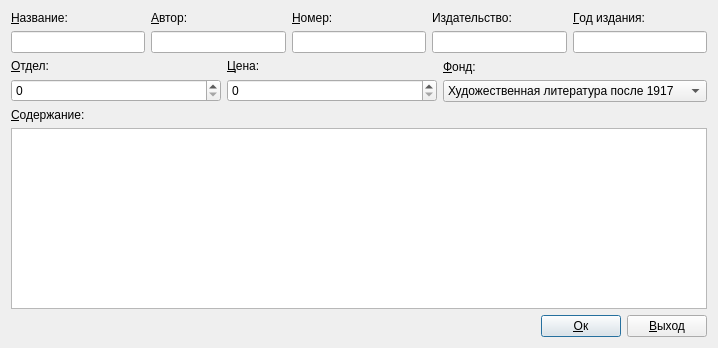
<?xml version="1.0" encoding="UTF-8"?>
<ui version="4.0">
 <class>edd</class>
 <widget class="QDialog" name="edd">
  <property name="geometry">
   <rect>
    <x>0</x>
    <y>0</y>
    <width>718</width>
    <height>348</height>
   </rect>
  </property>
  <property name="windowTitle">
   <string>Добавление книг</string>
  </property>
  <layout class="QGridLayout" name="gridLayout">
   <item row="1" column="0">
    <layout class="QHBoxLayout" name="horizontalLayout_3">
     <item>
      <layout class="QVBoxLayout" name="verticalLayout_5"/>
     </item>
     <item>
      <layout class="QVBoxLayout" name="verticalLayout_8">
       <item>
        <widget class="QLabel" name="label">
         <property name="text">
          <string>&amp;Отдел:    </string>
         </property>
         <property name="buddy">
          <cstring>otdel</cstring>
         </property>
        </widget>
       </item>
       <item>
        <widget class="QSpinBox" name="otdel"/>
       </item>
      </layout>
     </item>
     <item>
      <layout class="QVBoxLayout" name="verticalLayout_9">
       <item>
        <widget class="QLabel" name="label_2">
         <property name="text">
          <string>&amp;Цена:        </string>
         </property>
         <property name="buddy">
          <cstring>price</cstring>
         </property>
        </widget>
       </item>
       <item>
        <widget class="QSpinBox" name="price">
         <property name="maximum">
          <number>10000</number>
         </property>
         <property name="singleStep">
          <number>50</number>
         </property>
        </widget>
       </item>
      </layout>
     </item>
     <item>
      <layout class="QVBoxLayout" name="verticalLayout_4">
       <item>
        <widget class="QLabel" name="label_3">
         <property name="text">
          <string>&amp;Фонд:</string>
         </property>
         <property name="buddy">
          <cstring>comboBox</cstring>
         </property>
        </widget>
       </item>
       <item>
        <widget class="QComboBox" name="comboBox">
         <property name="cursor">
          <cursorShape>PointingHandCursor</cursorShape>
         </property>
         <item>
          <property name="text">
           <string>Художественная литература после 1917</string>
          </property>
         </item>
         <item>
          <property name="text">
           <string>Художественная литература до 1917</string>
          </property>
         </item>
         <item>
          <property name="text">
           <string>Зарубежная литература</string>
          </property>
         </item>
         <item>
          <property name="text">
           <string>Детская литература</string>
          </property>
         </item>
         <item>
          <property name="text">
           <string>Учебный фонд</string>
          </property>
         </item>
         <item>
          <property name="text">
           <string>Ценный фонд</string>
          </property>
         </item>
        </widget>
       </item>
      </layout>
     </item>
    </layout>
   </item>
   <item row="2" column="0">
    <widget class="QLabel" name="label_4">
     <property name="text">
      <string>&amp;Содержание:</string>
     </property>
     <property name="buddy">
      <cstring>content</cstring>
     </property>
    </widget>
   </item>
   <item row="4" column="0">
    <layout class="QHBoxLayout" name="horizontalLayout_2">
     <item>
      <spacer name="horizontalSpacer">
       <property name="orientation">
        <enum>Qt::Horizontal</enum>
       </property>
       <property name="sizeHint" stdset="0">
        <size>
         <width>40</width>
         <height>20</height>
        </size>
       </property>
      </spacer>
     </item>
     <item>
      <widget class="QPushButton" name="Ok">
       <property name="cursor">
        <cursorShape>PointingHandCursor</cursorShape>
       </property>
       <property name="text">
        <string>&amp;Ок</string>
       </property>
      </widget>
     </item>
     <item>
      <widget class="QPushButton" name="Close">
       <property name="cursor">
        <cursorShape>PointingHandCursor</cursorShape>
       </property>
       <property name="text">
        <string>&amp;Выход</string>
       </property>
      </widget>
     </item>
    </layout>
   </item>
   <item row="3" column="0">
    <widget class="QListWidget" name="content"/>
   </item>
   <item row="0" column="0">
    <layout class="QHBoxLayout" name="horizontalLayout">
     <item>
      <layout class="QVBoxLayout" name="verticalLayout_3">
       <item>
        <widget class="QLabel" name="label_name">
         <property name="text">
          <string>&amp;Название:</string>
         </property>
         <property name="buddy">
          <cstring>name</cstring>
         </property>
        </widget>
       </item>
       <item>
        <widget class="QLineEdit" name="name"/>
       </item>
      </layout>
     </item>
     <item>
      <layout class="QVBoxLayout" name="verticalLayout_2">
       <item>
        <widget class="QLabel" name="label_author">
         <property name="text">
          <string>&amp;Автор:</string>
         </property>
         <property name="buddy">
          <cstring>author</cstring>
         </property>
        </widget>
       </item>
       <item>
        <widget class="QLineEdit" name="author"/>
       </item>
      </layout>
     </item>
     <item>
      <layout class="QVBoxLayout" name="verticalLayout_6">
       <item>
        <widget class="QLabel" name="publishing">
         <property name="text">
          <string>&amp;Номер:</string>
         </property>
         <property name="buddy">
          <cstring>number</cstring>
         </property>
        </widget>
       </item>
       <item>
        <widget class="QLineEdit" name="number"/>
       </item>
      </layout>
     </item>
     <item>
      <layout class="QVBoxLayout" name="verticalLayout_7">
       <item>
        <widget class="QLabel" name="label_data_2">
         <property name="text">
          <string>Издательство:</string>
         </property>
         <property name="buddy">
          <cstring>data</cstring>
         </property>
        </widget>
       </item>
       <item>
        <widget class="QLineEdit" name="izdatelstvo"/>
       </item>
      </layout>
     </item>
     <item>
      <layout class="QVBoxLayout" name="verticalLayout">
       <item>
        <widget class="QLabel" name="label_data">
         <property name="text">
          <string>&amp;Год издания:</string>
         </property>
         <property name="buddy">
          <cstring>data</cstring>
         </property>
        </widget>
       </item>
       <item>
        <widget class="QLineEdit" name="data"/>
       </item>
      </layout>
     </item>
    </layout>
   </item>
  </layout>
 </widget>
 <resources/>
 <connections/>
</ui>
